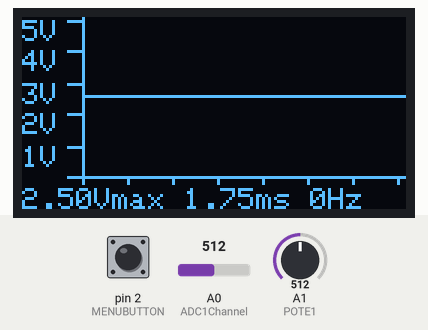
Simulated run of this sketch. Board: Arduino Uno, built with avr-gcc and run on an emulated ATmega328P. On the bench: 128×64 one-colour display. The inputs (shaded band) are chosen by the test bench; at power-on: pin 2 (MENUBUTTON) HIGH, A1 (POTE1) = 512, A0 (ADC1Channel) = 512. The display library's start-up logo is not drawn.

Above: at 1.2 s.
1.3 s: pin 2 (MENUBUTTON) pulled LOW for 0.15 s
At 2.6 s:
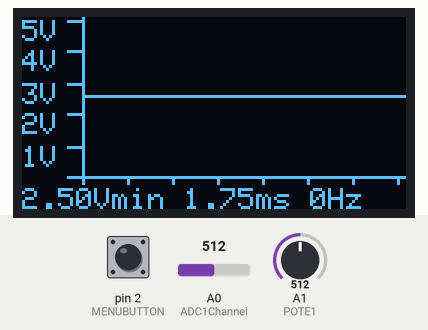
2.9 s: pin 2 (MENUBUTTON) pulled LOW for 1 s
At 5.1 s:
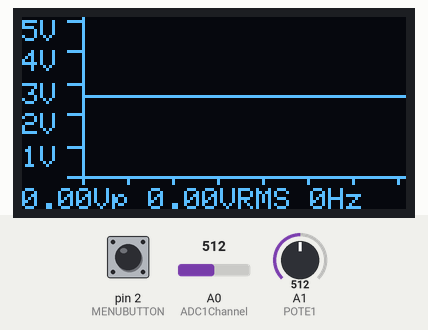
5.4 s: pin 2 (MENUBUTTON) pulled LOW for 0.15 s
At 6.0 s:
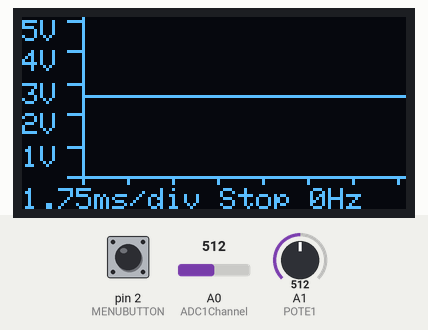
7.0 s: A1 (POTE1) set to 716
At 8.2 s:
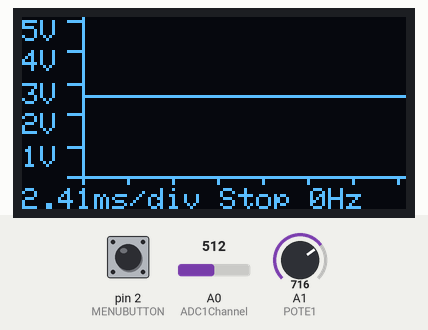
8.5 s: A1 (POTE1) set to 900
At 9.4 s:
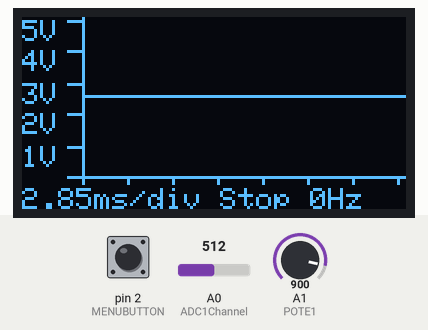
10.0 s: A1 (POTE1) set to 1023
At 10.5 s:
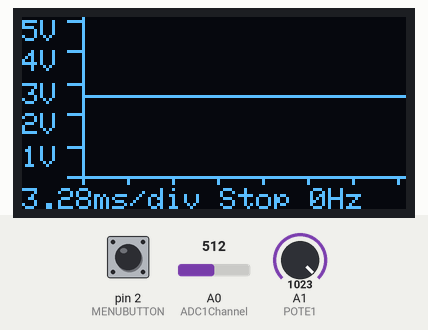
Timing chart, 0 to 12.5 s (numbered marks = the images above; inputs shaded):
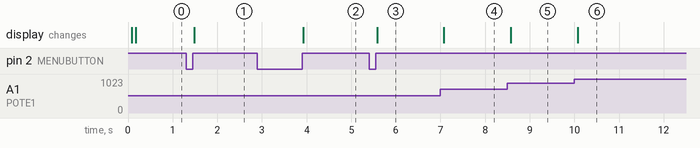

Measured:
- after the input at 1.3 s, the display: changes after 0.18 s (image 1)
- after the input at 2.9 s, the display: changes after 1.0 s (image 2)
- after the input at 5.4 s, the display: changes after 0.18 s (image 3)
- after the input at 7.0 s, the display: changes after 0.08 s (image 4)
- after the input at 8.5 s, the display: changes after 0.08 s (image 5)
- after the input at 10.0 s, the display: changes after 0.08 s (image 6)

The sketch:

Osciloscopio_V01_youtube.ino
```cpp
#include <Wire.h>
#include <Adafruit_SH110X.h>  // incluye la libreria de adafruit para el driver del display OLED
#include <Adafruit_GFX.h>     // incluye la libreria de adafruit para gestionar los efectos graficos de manera facil

#define i2c_Address 0x3c  // inicializar con la dirección I2C 0x3C, Normalmente los OLED de eBay
#define OLED_RESET -1     // pin de reset, ningun uso para mi modelo
#define MENUBUTTON 2      // pin del boton
#define POTE1 A1          // potenciometro

// declara la resolucion del display
Adafruit_SH1106G display = Adafruit_SH1106G(128, 64, &Wire, OLED_RESET);  //&Wire: referencia a la libreria

/* dislplay pin
  SCL pin A5
  SDA pin A4
  gnd pin gnd
  vcc pin 3v3
*/

const byte ValuesToStore = 200;       // tamano del array
int16_t ValueTime = 0;                // rastrea el valor almacenado actual
const byte SizePrint = 107;           // tamano del array que se puede mostrar en pantalla (107px)

byte ADC1Values[ValuesToStore] = {};  // declarar como byte(2^8=255 valores) (resolucion volt/2^8)

const int ADC1Channel = A0;           // ADC 1 channel
const byte Resolution = 10;           // potenciometro

const byte MinOledx = 21;             // desplazamiento para comenzar a graficar eje x (pixeles)
const byte MaxOledY = 52;             // maximo valor que se puede mostrar en OLED eje y (pixeles)
const byte VoltValue = 5;             // valor de voltaje maximo (rango)
const byte CoefFreq = 10;             // cantidad de frecuencias a promediar
const byte cuentas = 250;             // cuentas del contador. modificar manualmente en funcion collectloop(1024/cuentas)
const byte TrigVal = 2;               // valor al cual detecta trig
const byte TrigTime = 20;             // tiempo maximo al cual detecta trig
const int LimFrec = 2000;             // limite de frecuencia (despues del limite se vuelve 0)

byte maxVal = 0;                      // calcular maximo
byte minVal;                          // calcular minimo
byte ContTrig = 0;                    // contador en trigger
boolean Opmax = 1;                    // habilita lectura freq
byte picos = 0;                       // medir ciclos
byte coefTime = 1;                    // coeficiente de tiempo para escala tiempo
unsigned int Freq = 0;                // frecuencia
unsigned int FreqProm = 0;            // frecuencia promedio (calculos)
unsigned int FreqDisp = 0;            // frecuencia promedio mostrada
byte i = 0;                           // contador
byte VoltMenu = 0;                    // cambia entre menu voltaje (case)
unsigned int VoltProm = 0;            // promedio del voltaje
boolean ValueStop = 0;                // run / stop grafica

// Función calcula la memoria RAM libre disponible (byte)
/*
extern int __heap_start, *__brkval;
int freeMemory() {
  int v;
  return (int)&v - (__brkval == 0 ? (int)&__heap_start : (int)__brkval);
}
*/

void setup() {

  //Serial.begin(9600);
  pinMode(MENUBUTTON, INPUT_PULLUP);  // configuramos como pullup el boton
  display.begin(i2c_Address, true);   // inicia la comunicacion I2C con el display que tiene la direccion 0x3C
  display.display();                  // muestra el buffer limpio
 //delay(2000);                       // tiempo para asegurar inicializacion del puerto serie antes de enviar datos
  // Funcion de memoria libre
  /*
  Serial.println("Arduino listo");
  Serial.print("Memoria libre: ");
  Serial.println(freeMemory());
  */
  //display.setRotation(0);  // se escoje la orientacion del display (0, 1, 2, 3)

  display.clearDisplay();  // limpia el buffer del display

  //Dibuja Plantilla
  //Imprime texto
  display.setTextColor(SH110X_WHITE);
  display.setTextSize(1);
  display.setCursor(0, 1);
  display.print(F("5V"));
  display.setCursor(0, 11);
  display.print(F("4V"));
  display.setCursor(0, 22);
  display.print(F("3V"));
  display.setCursor(0, 32);
  display.print(F("2V"));
  display.setCursor(0, 43);
  display.print(F("1V"));
  //Imprime lineas de escala voltaje
  display.drawLine(15, 1, 20, 1, SH110X_WHITE);    //  5V
  display.drawLine(15, 11, 20, 11, SH110X_WHITE);  //  4V
  display.drawLine(15, 22, 20, 22, SH110X_WHITE);  //  3V
  display.drawLine(15, 32, 20, 32, SH110X_WHITE);  //  2V
  display.drawLine(15, 43, 20, 43, SH110X_WHITE);  //  1V
  //Imprime lineas de escala tiempo
  display.drawLine(35, 53, 35, 55, SH110X_WHITE);
  display.drawLine(50, 53, 50, 55, SH110X_WHITE);
  display.drawLine(65, 53, 65, 55, SH110X_WHITE);
  display.drawLine(80, 53, 80, 55, SH110X_WHITE);
  display.drawLine(95, 53, 95, 55, SH110X_WHITE);
  display.drawLine(110, 53, 110, 55, SH110X_WHITE);
  display.drawLine(125, 53, 125, 55, SH110X_WHITE);
  //Imprime eje X y Y
  display.drawLine(15, 53, 127, 53, SH110X_WHITE);  //eje x
  display.drawLine(20, 0, 20, 55, SH110X_WHITE);    //eje y

  display.display();  //muestra el buffer
}

void loop() {
  //limpia el buffers del display
  display.fillRect(21, 0, 128, 53, SH110X_BLACK);
  display.fillRect(0, 57, 128, 64, SH110X_BLACK);

  // Muestrea senal
  if (ValueStop == 0) {
    while (ValueTime < ValuesToStore) {
      collectloop();
    };
    ValueTime = 0;
  }
  ValueStop = 0;

  //Imprime la grafica
  while (ADC1Values[ValueTime] + TrigVal < maxVal && ValueTime < TrigTime) {  //trigger por maximo
    ValueTime += 1;
  }
  ContTrig = ValueTime;
  coefTime = (analogRead(POTE1) / 71) + 1;  //coeficiente de escala: 14=1024/71  >0

  while (ValueTime < (SizePrint + TrigTime)) {
    printloop();
  };
  ValueTime = 0;

  //Calcula el Voltaje maximo y minimo
  maxVal = 0;
  minVal = cuentas;
  while (ValueTime < ValuesToStore) {
    maxminloop();
  };
  ValueTime = 0;

  // Calculo frecuencia
  while (ValueTime < ValuesToStore) {
    freqloop();
  }
  ValueTime = 0;

  Freq = (picos * 1000000) / (29200);  // 29200 son los microsegundos que tarda en muestrear(200 muestras)
  if (Freq > LimFrec) {                // Limite de frecuencia
    Freq = 0;
  }
  i += 1;
  FreqProm = FreqProm + Freq;
  if (i >= CoefFreq) {
    i = 0;
    FreqProm = FreqProm / CoefFreq;
    FreqDisp = FreqProm;
    FreqProm = 0;
  }

  //Imprime Datos
  display.setTextColor(SH110X_WHITE);
  display.setTextSize(1);
  display.setCursor(0, 57);  //posiciona el cursor
  //Voltajes
  if (digitalRead(MENUBUTTON) == LOW) {  // comprueba el estado del boton
    if (VoltMenu > 2)
      VoltMenu = 0;
    else
      VoltMenu++;
    while (digitalRead(MENUBUTTON) == LOW) {}
  }
  switch (VoltMenu) {                                        // switch de voltajes
    case 0:                                                  // V maximo
      display.print(maxVal * VoltValue / (cuentas * 1.0f));  // 1.0f: fuerza a que se trate como un punto flotante, optimizando cálculos y ahorrando memoria.
      display.print(F("Vmax "));                             // F(Vmax) se usa para almacenar la cadena "Vmax " en la memoria flash en lugar de la RAM. no desgasta la memoria FLASH porque leen datos, pero no la modifican.
      display.print(0.219f * coefTime);                      // coeficiente de escala (2.19ms/Div)
      display.print(F("ms "));
      break;
    case 1:  // V minimo
      display.print(minVal * VoltValue / (cuentas * 1.0f));
      display.print(F("Vmin "));
      display.print(0.219f * coefTime);  //coeficiente de escala (2.19ms/Div)
      display.print(F("ms "));
      break;
    case 2:  // V pico y RMS (solo para senales sinusoidales)
      while (ValueTime < ValuesToStore) {
        avgloop();
      };
      ValueTime = 0;
      VoltProm = (VoltProm / ValuesToStore);
      VoltProm = maxVal - VoltProm;
      display.print(VoltProm * VoltValue / (cuentas * 1.0f));
      display.print(F("Vp "));
      display.print((VoltProm * VoltValue / (cuentas * 1.0f)) * 0.707);
      display.print(F("VRMS "));
      VoltProm = 0;
      break;
    case 3:
      ValueStop = 1;
      display.print(0.219f * coefTime);  //coeficiente de escala (2.19ms/Div)
      display.print(F("ms/div "));
      display.print(F("Stop "));
      break;
    default:
      break;
  }
  display.print(FreqDisp);  //voltaje minimo 3 digitos ; 18061 tiempo total de muestreo us
  display.print(F("Hz"));
  display.display();  //despliega la informacion del buffer en la pantalla

  picos = 0;
}

void collectloop() {
  ADC1Values[ValueTime] = analogRead(ADC1Channel) / 4.092;  // 1024/250=4.092 - byte ADC1Values (0-250)
  ValueTime += 1;
}

void printloop() {
  //display.drawPixel(ValueTime + MinOledx - ContTrig, -ADC1Values[(ValueTime * coefTime) / 10] / 4.902 + MaxOledY, SH110X_WHITE);    // grafica puntos
  display.drawLine(ValueTime + MinOledx - ContTrig, -ADC1Values[(ValueTime * coefTime) / 10] / 4.902 + MaxOledY, ValueTime + MinOledx - ContTrig + 1, -ADC1Values[(ValueTime + 1) * coefTime / 10] / 4.902 + MaxOledY, SH110X_WHITE);  // grafica lineas
  ValueTime += 1;
}

void maxminloop() {
  // Calcula min y max
  if (ADC1Values[ValueTime] > maxVal && ADC1Values[ValueTime] <= cuentas) {
    maxVal = ADC1Values[ValueTime];
  } else if (ADC1Values[ValueTime] < minVal && ADC1Values[ValueTime] >= 0) {
    minVal = ADC1Values[ValueTime];
  }
  ValueTime += 1;
}

void freqloop() {
  if (ADC1Values[ValueTime] + 10 >= maxVal && Opmax == 1) {
    picos += 1;  // Cuenta un pico cuando la senal pasa cerca de un maximo
    Opmax = 0;
  } else if (ADC1Values[ValueTime] - 5 <= minVal) {  // Para volver a contar otro pico la señal tiene que pasar cerca de un minimo
    Opmax = 1;
  }
  ValueTime += 1;
}

void avgloop() {
  VoltProm += ADC1Values[ValueTime];
  ValueTime += 1;
}
```
